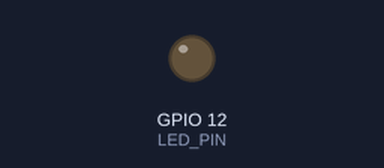
Bench run of a sketch on a simulated ESP8266 (NodeMCU). On the bench: output pins drawn as LEDs (lit = HIGH). WiFi joins after 1.5 s; servers stay silent unless stated; uploads are accepted with an empty reply; random numbers use the default seed unless the sketch sets one; what the sketch prints to the serial monitor is not drawn.

Above: at 14.2 s.
At 39.2 s:
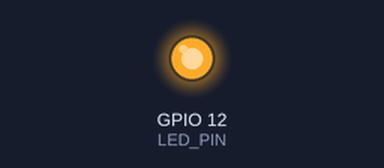
Timing chart, 0 to 66.8 s (numbered marks = the images above):
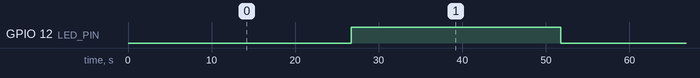

Measured:
- by itself, GPIO 12 (LED_PIN): alternates HIGH for 25.0 s and LOW for 25.0 s

The sketch:

INTERNETv4virtualDelay.ino
```cpp
/* - - - - - - - - - - - - - - - - - - - - - - - - - - - - - - - - - - -*/
/*                    VERSAO RPi TESTE DO CODIGO - UPDATED 050118
               VERAO 3.0           DATA: 01072017
               COMPILADO NA VERSAO ARDUINO: 1.8.1
               __________________________________
                PLACA WIFI ESP8266-07 AT THINKER
                PROGRAMA: MINI ESTACAO CLIMATICA
                CONTÃ‰M SENSORES: BMP-180 E DHT22
               __________________________________
               CONFIGURACAO PLACA GRAVACAO - ESP-07
               FUNCIONA COM BIBLIOTECA ESP-07 COMMUNITY ATE VERSAO 2.3.0
               ATENCAO - VERSAO 2.4 NAO FUNCIONA PARA ESTE MODELO ESP-07
               __________________________________
               ATENCAO NAO COMPILAR ESP-07 NA VERSAO 2.4 OU SUPERIOR!!!!
               __________________________________
               PLACA:             GENERIC ESP8266 MODULE
               BIBLIOTECA         2.3.0
               FLASH MODE:        DIO
               FLASH SIZE:        1M (512K SPIFFS)
               DEBUG PORT:        DISABLED <--<
               DEBUG LEVEL:       TOUT <--<
               RESET MOTHOD:      ck
               FLASH FREQUENCY:   40 MHz
               CPU FREQUENCY:     80 MHz
               UPLOAD SPEED:      115200
               PORTA: PORTA ESP CONECTADA AO COMPUTADOR
               __________________________________
               CONFIGURACAO PLACA GRAVACAO - ESP-12E
               PLACA:             NODE MCU 1.0 (ESP-12E MODULE)
               CPU FREQUENCY:     80 MHz
               FLASH SIZE:        4M (1M SPIFFS)
               UPLOAD SPEED:      115200
               BIBLIOTECA         2.3.0 >--> +/-
               IwIP variant:      v.1.4 preBuilt >--> compila + erro flash ao gravar!
               IwIP variant:      v.1.4 preBuilt OpenSource >--> nao compila
               IwIP variant:      v.2 preBuilt (MSS=536) >--> compila mas nao funciona e corrompe a memoria do ESP
               PORTA: PORTA ESP CONECTADA AO COMPUTADOR
               __________________________________                       */
/* - - - - - - - - - - - - - - - - - - - - - - - - - - - - - - - - - - -*/
#include <Wire.h>                // NECESSARIO COMUNICACAO I2C
#include <ESP8266WiFi.h>
#include <WiFiClient.h>
#include <ArduinoJson.h>
#include <stdlib.h>
#include <Arduino.h>
#include "avdweb_VirtualDelay.h"
/* - - - - - - - - - - - - - - - - - - - - - - - - - - - - - - - - - - -*/
// WiFi information
const char WIFI_SSID[] = "ESP_GUEST"; // visitante 2,4GHz TPLINK - 0k
const char WIFI_PSK[] = "01234567890";
/* - - - - - - - - - - - - - - - - - - - - - - - - - - - - - - - - - - -*/
String WIFI_IP = "NONE";
String WIFI_MAC = "NONE";
String SN="776543";
String VERSAO="v1.0r4";
/* - - - - - - - - - - - - - - - - - - - - - - - - - - - - - - - - - - -*/
// Remote site information
const char http_site[] = "www.api.app4iot.com.br";
const int http_port = 80; // https criptografia 443
/* - - - - - - - - - - - - - - - - - - - - - - - - - - - - - - - - - - -*/
// Pin definitions
//const int LED_PIN = 13;     // nodeMCU
const int LED_PIN = 12;     // atl board led1
//const int LED_PIN = 16;     // atl board led0
/* - - - - - - - - - - - - - - - - - - - - - - - - - - - - - - - - - - -*/
// CONSTANTS - virtual delay
bool b;
unsigned short timeNumber = 0;   // contador de tempo para virtual Delay
VirtualDelay singleDelay;                   // default = millis
//VirtualDelay delay_us(micros);
//    intervalo = 300000;                  // 5 MINUTOS (TEMPO DE SUBIDA)
//    intervalo = 60000;                  // 1 MINUTO (TEMPO DE SUBIDA)
/* The 32 bit millis() and micros() timers counts from 0, 1, 2 to
4294967295 (2^32-1) and than rollover to 0 again. The millis() timer is
going to roll over after roughly 49.7 days, the micros() rolls over
every 71.6 minutes. We have to take care about this rollover, because it
may happen that we start the virtual-delay just before the rollover time.
After the rollover the timestamps will be messed up. */
/* - - - - - - - - - - - - - - - - - - - - - - - - - - - - - - - - - - -*/
// Global variables
unsigned long   counterLocal = 0;
// Variables will change:
int ledState = LOW;             // ledState used to set the LED
WiFiClient client;
String _buffer;
char v1[10];
char v2[10];
char v3[10];
char v4[10];
char v5[10];
char cnt[10];
long l1,l2,l3,l4,l5,lcnt;
/* - - - - - - - - - - - - - - - - - - - - - - - - - - - - - - - - - - -*/
void setup() {
// Set up serial console to read web page
  Serial.begin(115200);
  Serial.print("Thing GET Example");
// Set up LED for debugging
  pinMode(LED_PIN, OUTPUT);
  digitalWrite(LED_PIN, LOW);
//Serial.println("... 0 COMUTANDO ESTADO DO LED ...");
// Connect to WiFi
  connectWiFi();
WIFI_IP = WiFi.localIP().toString();
WIFI_MAC = WiFi.macAddress();
  Serial.print("\nIP LAN: ");
  Serial.println(WiFi.localIP());
  Serial.println("MAC: " + WiFi.macAddress());
// Attempt to connect to website
if ( !getPage() ) {Serial.println("GET request failed");}}
/* - - - - - - - - - - - - - - - - - - - - - - - - - - - - - - - - - - -*/
void loop() {
/* - - - - - - - - - - - - - - - - - - - - - - - - - - - - - - - - - - -*/
//  digitalWrite(LED_PIN, LOW);
  singleDelay.start(25000);
// calls while running are ignored [25000 * 12] = 300000 = 5 min
//  if(singleDelay.elapsed()) {digitalWrite(LED_PIN, HIGH);
  if(singleDelay.elapsed()) {digitalWrite(LED_PIN, b=!b); // blink the onboard LED 400ms, 400ms off
      Serial.println("... 1 vDelay COMUTANDO ESTADO DO LED ... "); // FIM SINGLEdELAY }
/* - - - - - - - - - - - - - - - - - - - - - - - - - - - - - - - - - - -*/
// If there are incoming bytes, print them
  if ( client.available() ) {
    String c = client.readStringUntil('\r');
//char c = client.read();
//Serial.print(c);
//Serial.println(" Contando");
    int state_pos = c.indexOf("{");
    if (state_pos > 0)
      _buffer = c;}
// If the server has disconnected, stop the client and WiFi
  if ( !client.connected() ) {
    Serial.print("Aqui------");
    Serial.println(_buffer);
/* - - - - - - - - - - - - - - - - - - - - - - - - - - - - - - - - - - -*/
// CONTADOR DE EVENTOS LOCAL - NAO SOBE PARA O SERVIDOR
Serial.print("Medida realizada: [ "); Serial.print(counterLocal);
Serial.println(" ]"); counterLocal++;
/* - - - - - - - - - - - - - - - - - - - - - - - - - - - - - - - - - - -*/
    Serial.println();
    StaticJsonBuffer<200> jsonBuffer;
    JsonObject& root = jsonBuffer.parseObject(_buffer);
    if ( root.success( )) {
      String _action = root["act"];
      boolean _status = root["status"];
      Serial.print("Acao : " );
      Serial.println(_action);
      Serial.print("Status: ");
      Serial.println(_status);
      if ( _action == "ON" ) {
        digitalWrite(LED_PIN, HIGH);
        Serial.println("... 2 COMUTANDO ESTADO DO LED HIGH ...");
      }
      if ( _action == "OFF") {
        digitalWrite(LED_PIN, LOW);
        Serial.println("... 3 COMUTANDO ESTADO DO LED LOW ...");
      }
    }
//delay(5000);
Serial.println("... NAO AGUARDOU DELAY DE 5000 ...");
// Attempt to connect to website
    if ( !getPage() ) {
      Serial.println("GET request failed");
    }
// Close socket and wait for disconnect from WiFi
    /*
    client.stop();
    if ( WiFi.status() != WL_DISCONNECTED ) {
      WiFi.disconnect();
    }
    // Turn off LED
    //digitalWrite(LED_PIN, LOW);
    // Do nothing
    Serial.println("Finished Thing GET test");
    while(true){
      delay(1000);
    }
    */
/* - - - - - - - - - - - - - - - - - - - - - - - - - - - - - - - - - - -*/
}}}
/* - - - - - - - - - - - - - - - - - - - - - - - - - - - - - - - - - - -*/
// Attempt to connect to WiFi
void connectWiFi() {
  byte led_status = 0;
// Set WiFi mode to station (client)
  WiFi.mode(WIFI_STA);
// Initiate connection with SSID and PSK
  WiFi.begin(WIFI_SSID, WIFI_PSK);
// Blink LED while we wait for WiFi connection
  while ( WiFi.status() != WL_CONNECTED ) {
//digitalWrite(LED_PIN, led_status);
//led_status ^= 0x01;
    Serial.print(".");
    delay(100);}
// Turn LED on when we are connected
//  digitalWrite(LED_PIN, LOW);
//  Serial.println("... 4 COMUTANDO ESTADO DO LED ...");
  }
/* - - - - - - - - - - - - - - - - - - - - - - - - - - - - - - - - - - -*/
// Perform an HTTP GET request to a remote page
bool getPage() {
// Attempt to make a connection to the remote server
  Serial.print(" Site http: ");
  Serial.print(http_site);
  Serial.print(" Porta: ");
  Serial.println(http_port);
  if ( !client.connect(http_site, http_port) ) {
    return false;}
/* - - - - - - - - - - - - - - - - - - - - - - - - - - - - - - - - - - -*/
  l1 = random(100);
  l2 = random(200);
  l3 = random(300);
  l4 = random(400);
  l5 = random(500);
  lcnt = random(600);
/* - - - - - - - - - - - - - - - - - - - - - - - - - - - - - - - - - - -*/
  ltoa(l1, v1, 10);
  ltoa(l2, v2, 10);
  ltoa(l3, v3, 10);
  ltoa(l4, v4, 10);
  ltoa(l5, v5, 10);
  ltoa(lcnt, cnt, 10);
/* - - - - - - - - - - - - - - - - - - - - - - - - - - - - - - - - - - -*/
String _comando;
  _comando  = "GET /api-app4iot.php?act=GRV&tkn=iop2oi1jhu87hgn1hgqnbaiuk187jd&dis=cab4lpawluyxc30pkhb1mw410k17x9&var=wlg7tvk6wmhr91hc08q4wh2ik7mqa7";
  _comando += "&v1=";
  _comando += v1;
  _comando += "&v2=";
  _comando += v2;
  _comando += "&v3=";
  _comando += v3;
  _comando += "&v4=";
  _comando += v4;
  _comando += "&v5=";
  _comando += v5;
  _comando += "&cnt=";
  _comando += cnt;
  _comando += "&ip=";
  _comando += WIFI_IP;
  _comando += "&mac=";
  _comando += WIFI_MAC;
  _comando += "&sid=";
  _comando += WIFI_SSID;
  _comando += "&pwd=";
  _comando += encrypty(WIFI_PSK);
  _comando += "&sn=";
  _comando += SN;
  _comando += "&ver=";
  _comando += VERSAO;
  _comando += " HTTP/1.1";
Serial.println(_comando);  // faz o print na serial da pagina web inteira...
// Make an HTTP GET request
  client.println(_comando);
  client.print("Host: ");
  client.println(http_site);
  client.println("Connection: close");
  client.println();
return true;}
/* - - - - - - - - - - - - - - - - - - - - - - - - - - - - - - - - - - -*/
String encrypty(String valor) {
  String k1 = "1234567890abcdefghijklmnopqrstuvxz!@#$%*()_+-=[{]};:.>,<?";
  String k2 = "?<,>;.:}]{[=-+_)(*%$#@!zxvutsrqponmlkjihgfedcea0987654321";
  int tam = valor.length();
  String pos = "";
  int pos_k1;
  char pos_k2;
  for (int p=0; p<tam; p++ ) {
      pos = valor.charAt(p);
      pos_k1 = k1.indexOf(pos);
      pos_k2 = k2.charAt(pos_k1);
      valor.setCharAt( p, pos_k2);}
return valor;}
/* - - - - - - - - - - - - - - - - - - - - - - - - - - - - - - - - - - -*/
//   Serial.print("... NA FUNCAO smartDelay ... t = ");
//  Serial.println(interval);
/* - - - - - - - - - - - - - - - - - - - - - - - - - - - - - - - - - - -*/
```

avdweb_VirtualDelay.cpp
```cpp
// (licence header left out)
#include <Arduino.h>
#include "avdweb_VirtualDelay.h"

VirtualDelay::VirtualDelay(unsigned long (*timerFunctionPtr)()):
timerFunctionPtr(timerFunctionPtr)
{
}

void VirtualDelay::start(signed long delay) // 0...2^31
{ if(!running)
  { running = 1;
    timeOut = (*timerFunctionPtr)() + abs(delay);
  }
}

bool VirtualDelay::elapsed()
{ bool pulse = 0;
  if(running)
  { //if((signed long)(*timerFunctionPtr)() >= timeOut) // bug, not equal to:
    if((signed long)((*timerFunctionPtr)() - timeOut) >= 0) // fix rollover bug: https://arduino.stackexchange.com/questions/12587/how-can-i-handle-the-millis-rollover/12588#12588
    { running = 0;
      pulse = 1; // return 1 just one time
    }
  }
  return pulse;
}
```

avdweb_VirtualDelay.h
```cpp
// (licence header left out)
#ifndef VirtualDelay_H
#define VirtualDelay_H

class VirtualDelay
{
public:
  VirtualDelay(unsigned long (*timerFunctionPtr)() = millis);
  void start(signed long delay);
  bool elapsed();

  bool running=0;
  unsigned long timeOut, (*timerFunctionPtr)();
};

#define DO_ONCE(x) {static bool b; if(!b) {b=1; x;}}

#endif
```
